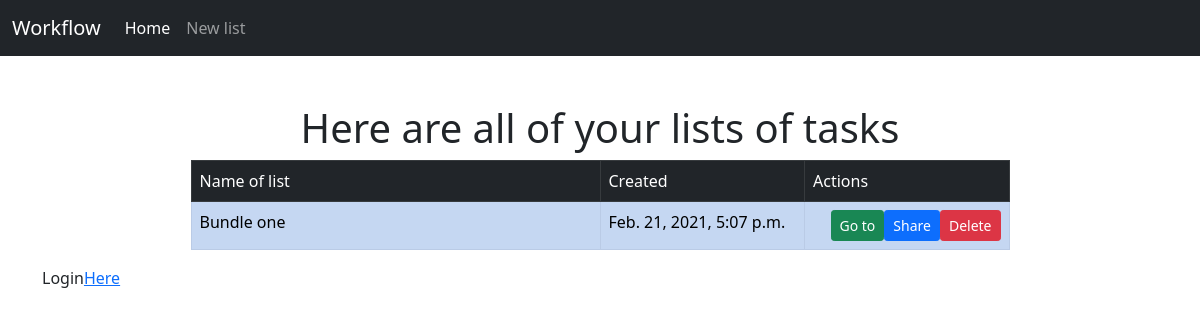
/, run on an earlier commit of the app's database.
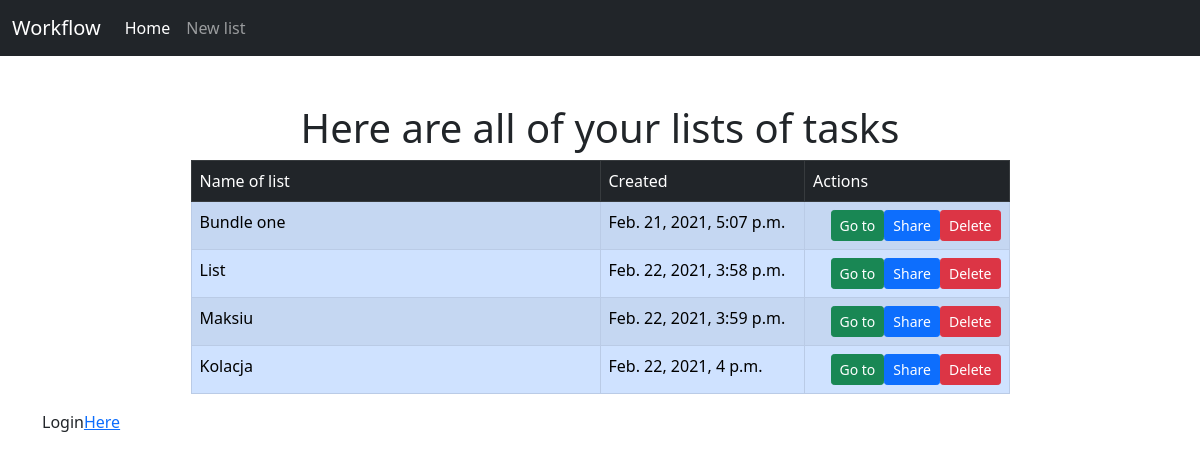
And on a later commit of the database.
### main_page/models.py (models this page shows, shortened)
class Bundle(models.Model):
    name = models.CharField(max_length=256, unique=True)
    created_date = models.DateTimeField('date of creation')

### main_page/views.py (the view)
# urls.py: path('', views.index, name='index'),
def index(request):
    context = {}
    request_data = request.POST
    if request_data.get('bundle_to_delete'):
        delete_bundle_and_tasks(request_data.get('bundle_to_delete'))
    if request_data.get('new_bundle_name'):
        try:
            create_new_bundle_and_tasks(request_data.get('new_bundle_name'), request_data.getlist('list_of_tasks'))
        except IntegrityError:
            context['IntegrityError'] = 'Couldn\'t create bundle. Bundle with that name already exists '
    context['all_bundles_list'] = Bundle.objects.all()
    context['data_json'] = len(Bundle.objects.all())
    return render(request, 'main_page/index.html', context)

### templates/main_page/index.html (shortened to what this page needs)
{% extends 'main_page/base.html' %}
{% load static %}
{% load compress %}
{% block content %}
    <div class="container mt-5">
        <h1 class="display-6 text-center">Here are all of your lists of tasks</h1>
        <table class="table table-primary table-striped table-hover w-75 mx-auto table-bordered">
            <thead>
            <tr class="table-dark">
                <td class="table-dark">Name of list</td>
                <td class="table-dark w-25">Created</td>
                <td class="table-dark w-25">Actions</td>
            </tr>
            </thead>
            <tbody>
            {% if all_bundles_list %}
                {% for bundle in all_bundles_list %}
                    <tr>
                        <td>{{ bundle.name }}</td>
                        <td>{{ bundle.created_date }}</td>
                        <td>
                            <button value="{{ bundle.name }}" class="btn btn-sm btn-danger float-end delete_button"
                                    type="button" data-bs-toggle="modal" data-bs-target="#staticBackdrop">Delete
                            </button>
                            <form action="{% url 'main_page:share_bundle' %}" method="post">
                                <button class="btn btn-sm btn-primary float-end" type="submit" name="bundle_to_share"
                                        value="{{ bundle.id }}">Share
                                </button>
                            </form>
                            <form action="{% url 'main_page:show_tasks' %}" method="post">
                                <button name="bundle_choice" value="{{ bundle.name }}"
                                        class="btn btn-sm btn-success float-end" type="submit">Go to
                                </button>
                            </form>
                        </td>
                    </tr>
                {% endfor %}
            {% else %}
                <tr>
                    <td><a href="/anothersite">No lists yet, create one and get to work!</a></td>
                    <td></td>
                    <td></td>
                </tr>
            {% endif %}
            </tbody>
        </table>
    </div>
{% endblock %}

### templates/main_page/base.html (shortened to what this page needs)
{% load static %}
<!DOCTYPE html>
<html lang="en">
<head>
    <link href="https://cdn.jsdelivr.net/npm/bootstrap@5.0.0-beta1/dist/css/bootstrap.min.css" rel="stylesheet"
>
    {% load compress %}
    {% compress css %}
    <link href="{% static 'main_page/js/jquery-ui-1.12.1/jquery-ui.min.css' %}" rel="stylesheet">
    <link href="{% static 'main_page/js/jquery-ui-1.12.1/jquery-ui.structure.min.css' %}" rel="stylesheet">
    <link href="{% static 'main_page/js/jquery-ui-1.12.1/jquery-ui.theme.min.css' %}" rel="stylesheet">
    {% endcompress %}
</head>
<body>
<nav class="navbar navbar-expand-lg navbar-dark bg-dark">
    <div class="container-fluid">
        <a class="navbar-brand">Workflow</a>
        <ul class="navbar-nav me-auto">
            <li class="nav-item">
                <a class="nav-link active" aria-current="page" href="/">Home</a>
            </li>
            <li class="nav-item">
                <a class="nav-link" aria-current="page" href="/anothersite">New list</a>
            </li>
        </ul>
    </div>
</nav>
<div class="container">
        {% block content %}
        {% endblock %}
        <p>Login<a href="/login">Here</a></p>
</div>
</body>
</html>

What changed in the data, as far as the page shows it:
added Bundle: name "List", created_date "Feb. 22, 2021, 3:58 p.m.", {{ bundle.id }} 47 (drawn)
added Bundle: name "Maksiu", created_date "Feb. 22, 2021, 3:59 p.m.", {{ bundle.id }} 48 (drawn)
added Bundle: name "Kolacja", created_date "Feb. 22, 2021, 4 p.m.", {{ bundle.id }} 49 (drawn)
